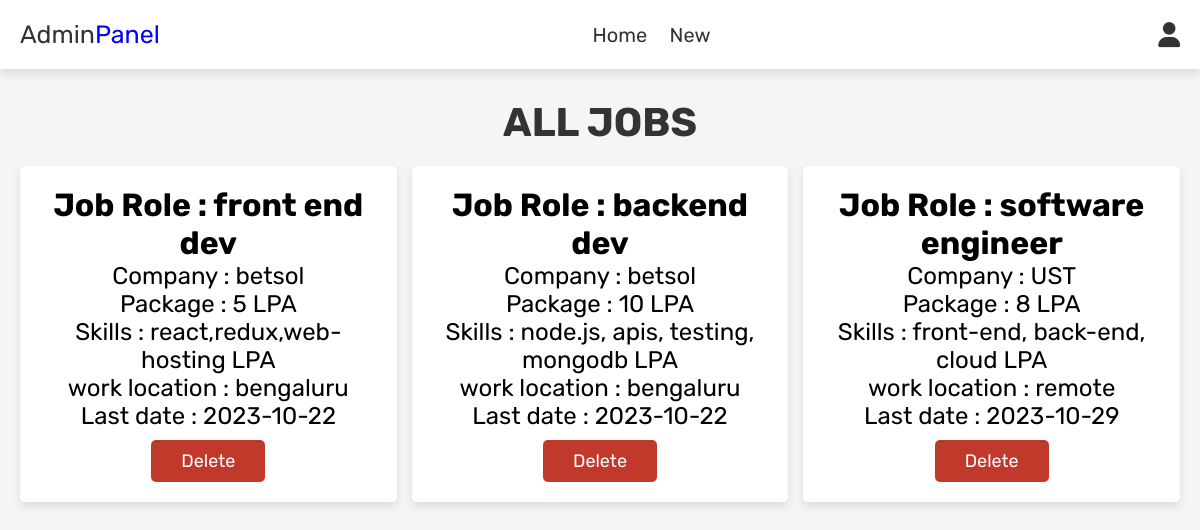
/admin_page.php (signed in), run on the app's committed database.
### tables this page shows
CREATE TABLE `joblist` (
  `id` int(10) NOT NULL,
  `role` varchar(100) NOT NULL,
  `cname` varchar(100) NOT NULL,
  `package` float NOT NULL,
  `skill` varchar(100) NOT NULL,
  `place` varchar(100) NOT NULL,
  `date` date NOT NULL
);

### admin_page.php (the view, shortened to what this page needs)
<?php
include 'config.php';
?>
<!DOCTYPE html>
<html lang="en">
<head>
   <link rel="stylesheet" href="https://cdnjs.cloudflare.com/ajax/libs/font-awesome/6.0.0/css/all.min.css">
   <link rel="stylesheet" href="css/admin_style.css">
</head>
<body>
<?php include 'admin_header.php'; ?>
<section class="dashboard">
   <h1 class="title">all jobs</h1>
   <div class="box-container">
   <?php
         $select_jobs = mysqli_query($conn, "SELECT * FROM `joblist`") or die('query failed');
         if(mysqli_num_rows($select_jobs) > 0){
            while($fetch_jobs = mysqli_fetch_assoc($select_jobs)){
      ?>
      <div class="box" id="sud">
         <h4 style="font-size:xx-large;">Job Role : <?php echo $fetch_jobs['role']; ?> </h4>
         <div style="font-size:x-large;"> Company : <?php echo $fetch_jobs['cname']; ?> </div>
         <div style="font-size:x-large;"> Package : <?php echo $fetch_jobs['package']; ?> LPA</div>
         <div style="font-size:x-large;"> Skills : <?php echo $fetch_jobs['skill']; ?> LPA</div>
         <div style="font-size:x-large;"> work location : <?php echo $fetch_jobs['place']; ?> </div>
         <div style="font-size:x-large;"> Last date : <?php echo $fetch_jobs['date']; ?> </div>
         <form action="delete.php" method="post">
           <input type="submit" name="delete" class="delete-btn" value="delete">
         </form>
      </div>
      <?php
         }
      }else{
         echo '<p class="empty">No job applications are added yet!</p>';
      }
      ?>
</section>
</body>
</html>

### admin_header.php (shortened to what this page needs)
<header class="header">
   <div class="flex">
      <a href="admin_page.php" class="logo">Admin<span style="color: blue;">Panel</span></a>
      <nav class="navbar">
         <a href="admin_page.php" id="id1">Home</a>
         <a href="admin_newjob.php" id="id1">New</a>
      </nav>
      <div class="icons">
         <div id="user-btn" class="fas fa-user"></div>
      </div>
   </div>
</header>

### css/admin_style.css (style rules this page uses)
:root { --purple:#8e44ad; --red:#c0392b; --orange:#f39c12; --black:#333; --white:#fff; --light-color:#666; --light-white:#ccc; --light-bg:#f5f5f5; --border:.1rem solid var(--black); --box-shadow:0 .5rem 1rem rgba(0,0,0,.1); }
* { font-family: 'Rubik', sans-serif; margin:0; padding:0; box-sizing: border-box; outline: none; border:none; text-decoration: none; transition:all .2s linear; }
html { font-size: 62.5%; overflow-x: hidden; }
body { background-color: var(--light-bg); }
section { padding:3rem 2rem; }
.title { text-align: center; margin-bottom: 2rem; text-transform: uppercase; color:var(--black); font-size: 4rem; }
.btn, .option-btn, .delete-btn, .white-btn { display: inline-block; margin-top: 1rem; padding:1rem 3rem; cursor: pointer; color:var(--white); font-size: 1.8rem; border-radius: .5rem; text-transform: capitalize; }
.delete-btn { background-color: var(--red); }
.header { position: sticky; top:0; left:0; right:0; z-index: 1000; background-color: var(--white); box-shadow: var(--box-shadow); }
.header .flex { display: flex; align-items: center; padding:2rem; justify-content: space-between; position: relative; max-width: 1200px; margin:0 auto; }
.header .flex .logo { font-size: 2.5rem; color:var(--black); }
.header .flex .logo span { color:var(--purple); }
.header .flex .navbar a { margin:0 1rem; font-size: 2rem; color:var(--black); }
.header .flex .icons div { margin-left: 1.5rem; font-size: 2.5rem; cursor: pointer; color:var(--black); }
.dashboard .box-container { display: grid; grid-template-columns: repeat(auto-fit, minmax(25rem, 1fr)); gap:1.5rem; max-width: 1200px; margin:0 auto; align-items: flex-start; }
.dashboard .box-container .box { border-radius: .5rem; padding:2rem; background-color: var(--white); box-shadow: var(--box-shadow); border:var(--border); text-align: center; }

### admin_page.php (style rules this page uses)
#sud { border:0px; }

### data on the page
joblist: role "front end dev", cname "betsol", package "5", skill "react,redux,web-hosting", place "bengaluru", date "2023-10-22"
joblist: role "backend dev", cname "betsol", package "10", skill "node.js, apis, testing, mongodb", place "bengaluru", date "2023-10-22"
joblist: role "software engineer", cname "UST", package "8", skill "front-end, back-end, cloud", place "remote", date "2023-10-29"
